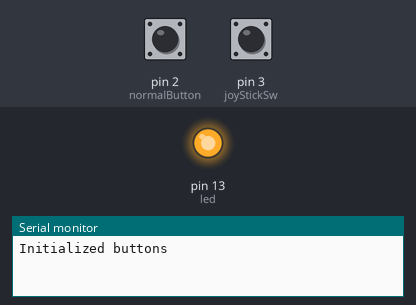
This sketch was run on a simulated Arduino Uno, built with avr-gcc and run on an emulated ATmega328P. Shown: output pins drawn as LEDs (lit = HIGH), the last lines printed to the serial monitor. Inputs (shaded band) come from the test bench; at power-on: pin 2 (normalButton) LOW, pin 3 (joyStickSw) LOW.

Above: at 0.1 s.
At 11.3 s:
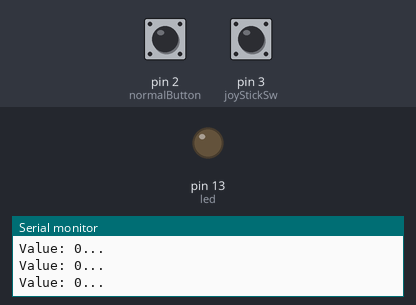
11.4 s: pin 2 (normalButton) pulled HIGH for 3 s
At 12.4 s:
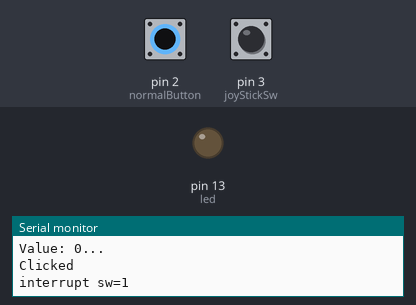
Timing chart, 0 to 14.4 s (numbered marks = the images above; inputs shaded):
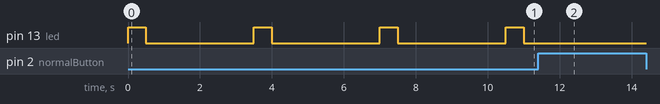

The sketch:

blsInterruptUnoNormalButton.ino
```cpp
/*
=======================================
blsInterruptUnoNormalButton.ino
ARDUINO UNO
pin 3 maps to interrupt 1
pin 2 is interrupt 0
=======================================
PIN
We use just the sw pin of a button
Pin 13 has an LED connected on most Arduino boards.
-----------------------------
We use functions to give more structure and readability to the code
-----------------------------
*/
int joyStickSw   = 3;
int normalButton = 2;
int led = 13;
/*
-----------------------------
PROGRAM VARIABLES
-----------------------------
*/
boolean toggle = true;

void initLed(){
   pinMode(led, OUTPUT);
}
void initButton(){
  //pinMode(joyStickSw, INPUT);
  pinMode(normalButton, INPUT);
  //digitalWrite(joyStickSw, HIGH);
  attachInterrupt(0, buttonInterruptHandler, CHANGE); // RISING CHANGE FOLLING LOW
  //attachInterrupt(1, joystickInterruptHandler, CHANGE); // RISING CHANGE FOLLING LOW
  Serial.println("Initialized buttons");
}
/*
-----------------------------
INTERRUPT HANDLER function
-----------------------------
*/
void buttonInterruptHandler(){
  boolean ok = debouncing();
  Serial.println("Clicked");
  if( ok ){
    int sw  = digitalRead(normalButton);
    if( sw == 1 ) toggle = !toggle;
    Serial.println(   "interrupt sw=" + String(sw));
  }
}
/*
void joystickInterruptHandler(){
  boolean ok = debouncing();
  if( ok ){
    int sw  = digitalRead(joyStickSw);
    if( sw == 1 ) toggle = !toggle;
    Serial.println(   "interrupt sw=" + String(sw));
  }
}
*/

boolean debouncing(){
static unsigned long lastInterruptTime = 0;
static int  lastSw = 0;
unsigned long interruptTime = millis();
int sw = digitalRead(joyStickSw);
  if( (interruptTime - lastInterruptTime) > 100 ){
    if( (sw != lastSw) ) lastSw = sw;
    return true;
  }
  lastInterruptTime = interruptTime;
  return false;
}
/*
-----------------------------
MANDATORY function
-----------------------------
*/
void setup(){
   Serial.begin(9600);
   initLed();
   initButton();
}
/*
-----------------------------
USER defined function
-----------------------------
*/
void blinkTheLed(){
   digitalWrite(led, HIGH);
   delay(500);
   digitalWrite(led, LOW);
   delay(3000);
   int val = digitalRead(normalButton);
   Serial.println("Value: " + String(val) + "...");
}
void loop(){
  if( toggle ) blinkTheLed();
}
```

Measured:
- after the input at 11.4 s, pin 13 (led): stops changing and stays LOW
- by itself, pin 13 (led): alternates HIGH for 0.50 s and LOW for 3.0 s
